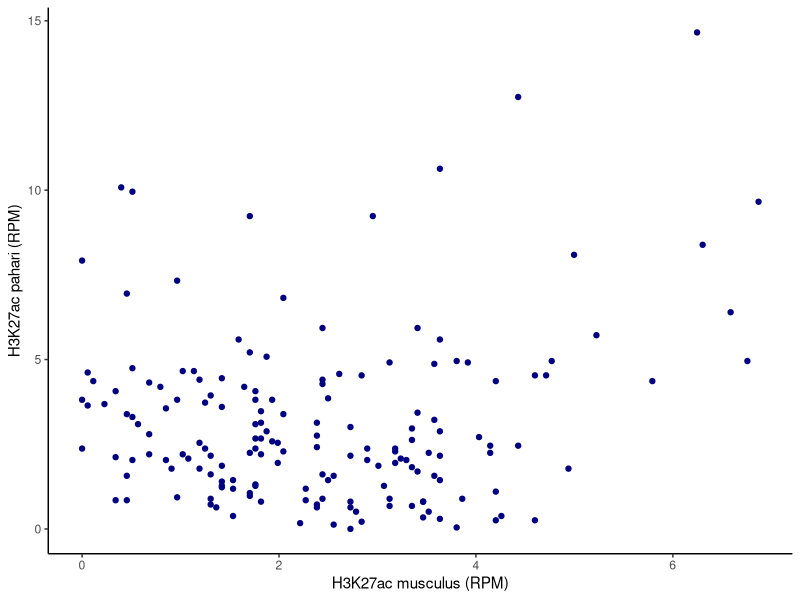

This figure's R source:
library(tidyverse)

##Read counts

mm = read_tsv('RMER10A_orthMM_counts.txt') %>%
	mutate(Peak_mm = `Feature Orientation`=='overlapping') %>%
	select(Probe:End,Peak_mm,H3K27ac_placenta_musculus.bam)
	
mp = read_tsv('RMER10A_orthMP_counts.txt') %>%
	mutate(Peak_mp = `Feature Orientation`=='overlapping') %>%
	select(Probe:End,Peak_mp,H3K27ac_placenta)

counts = inner_join(mm, mp, by='Probe') %>%
	mutate(any_peak = Peak_mm | Peak_mp)


##Plot

filter(counts, any_peak) %>%
ggplot(aes(x=H3K27ac_placenta_musculus.bam, y=H3K27ac_placenta)) +
	geom_point(colour='navy') +
	theme_classic() +
	xlab('H3K27ac musculus (RPM)') +
	ylab('H3K27ac pahari (RPM)')
